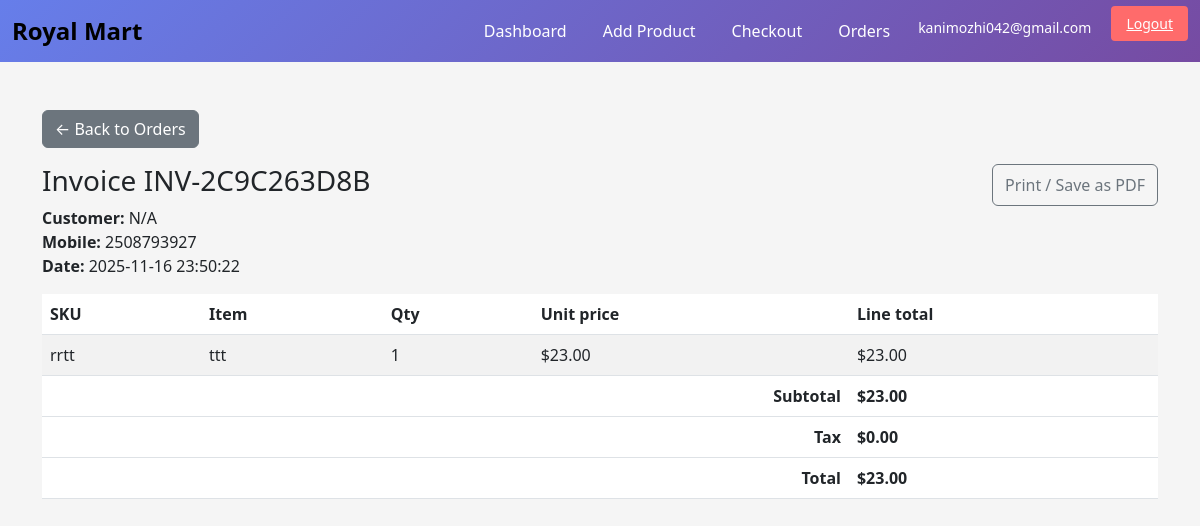
Screenshot of /invoices/5 (signed in) with the database file from the repository.
### tables this page shows
CREATE TABLE invoices (
        id INTEGER PRIMARY KEY AUTOINCREMENT,
        admin_id INTEGER NOT NULL,
        invoice_number TEXT UNIQUE NOT NULL,
        user_id INTEGER NOT NULL,
        subtotal REAL NOT NULL,
        tax REAL NOT NULL,
        total REAL NOT NULL,
        created_at TIMESTAMP DEFAULT CURRENT_TIMESTAMP,
        FOREIGN KEY (user_id) REFERENCES users(id),
        FOREIGN KEY (admin_id) REFERENCES admins(id)
      );

CREATE TABLE users (
        id INTEGER PRIMARY KEY AUTOINCREMENT,
        mobile TEXT UNIQUE NOT NULL,
        name TEXT,
        created_at TIMESTAMP DEFAULT CURRENT_TIMESTAMP
      );

CREATE TABLE invoice_items (
        id INTEGER PRIMARY KEY AUTOINCREMENT,
        invoice_id INTEGER NOT NULL,
        item_id INTEGER NOT NULL,
        quantity INTEGER NOT NULL,
        unit_price REAL NOT NULL,
        line_total REAL NOT NULL,
        created_at TIMESTAMP DEFAULT CURRENT_TIMESTAMP,
        FOREIGN KEY (invoice_id) REFERENCES invoices(id),
        FOREIGN KEY (item_id) REFERENCES inventory_items(id)
      );

CREATE TABLE inventory_items (
        id INTEGER PRIMARY KEY AUTOINCREMENT,
        admin_id INTEGER NOT NULL,
        sku TEXT NOT NULL,
        name TEXT NOT NULL,
        description TEXT,
        unit_price REAL NOT NULL,
        created_at TIMESTAMP DEFAULT CURRENT_TIMESTAMP,
        FOREIGN KEY (admin_id) REFERENCES admins(id),
        UNIQUE(admin_id, sku)
      );

### app.py (the view)
@app.route("/invoices/<int:invoice_id>")
def invoice_view(invoice_id):
  if not require_admin():
    return redirect(url_for("login"))
  conn = get_db()
  admin_id = session.get("admin_id")
  inv = conn.execute("SELECT * FROM invoices WHERE id=? AND admin_id=?", (invoice_id, admin_id)).fetchone()
  if not inv:
    flash("Invoice not found or access denied.")
    return redirect(url_for("dashboard"))
  user = conn.execute("SELECT * FROM users WHERE id=?", (inv["user_id"],)).fetchone()
  lines = conn.execute("""
    SELECT ii.*, it.name, it.sku
    FROM invoice_items ii
    JOIN inventory_items it ON it.id = ii.item_id
    WHERE ii.invoice_id=?
  """, (invoice_id,)).fetchall()
  return render_template("invoice.html", invoice=inv, user=user, lines=lines)

### app.py (called while the page is built)
def require_admin():
  if not session.get("admin_id"):
    flash("Please log in as admin.")
    return False
  return True

### db.py (called while the page is built)
def get_db():
  conn = sqlite3.connect(DB_PATH)
  conn.row_factory = sqlite3.Row
  return conn

### templates/invoice.html
{% extends "base.html" %}{% block content %}
<a href="/orders" class="btn btn-secondary mb-3">← Back to Orders</a>
<div class="d-flex justify-content-between">
  <h3>Invoice {{ invoice.invoice_number }}</h3>
  <button onclick="window.print()" class="btn btn-outline-secondary">Print / Save as PDF</button>
</div>
<div class="mb-3">
  <strong>Customer:</strong> {{ user.name or 'N/A' }}<br>
  <strong>Mobile:</strong> {{ user.mobile }}<br>
  <strong>Date:</strong> {{ invoice.created_at }}
</div>
<table class="table table-striped">
  <thead><tr><th>SKU</th><th>Item</th><th>Qty</th><th>Unit price</th><th>Line total</th></tr></thead>
  <tbody>
    {% for li in lines %}
    <tr>
      <td>{{ li.sku }}</td>
      <td>{{ li.name }}</td>
      <td>{{ li.quantity }}</td>
      <td>${{ '%.2f'|format(li.unit_price) }}</td>
      <td>${{ '%.2f'|format(li.line_total) }}</td>
    </tr>
    {% endfor %}
  </tbody>
  <tfoot>
    <tr><th colspan="4" class="text-end">Subtotal</th><th>${{ '%.2f'|format(invoice.subtotal) }}</th></tr>
    <tr><th colspan="4" class="text-end">Tax</th><th>${{ '%.2f'|format(invoice.tax) }}</th></tr>
    <tr><th colspan="4" class="text-end">Total</th><th>${{ '%.2f'|format(invoice.total) }}</th></tr>
  </tfoot>
</table>
{% endblock %}

### templates/base.html (style rules this page uses)
body { background: #f5f5f5; }

### rows the page displays
invoices: invoice_number "INV-2C9C263D8B", created_at "2025-11-16 23:50:22", subtotal "23.00", tax "0.00", total "23.00"
users: name "N/A", mobile "2508793927"
invoice_items: sku "rrtt", name "ttt", quantity "1", unit_price "23.00", line_total "23.00"

### other values shown
{{ session.get('admin_email') }} "kanimozhi042@gmail.com"
